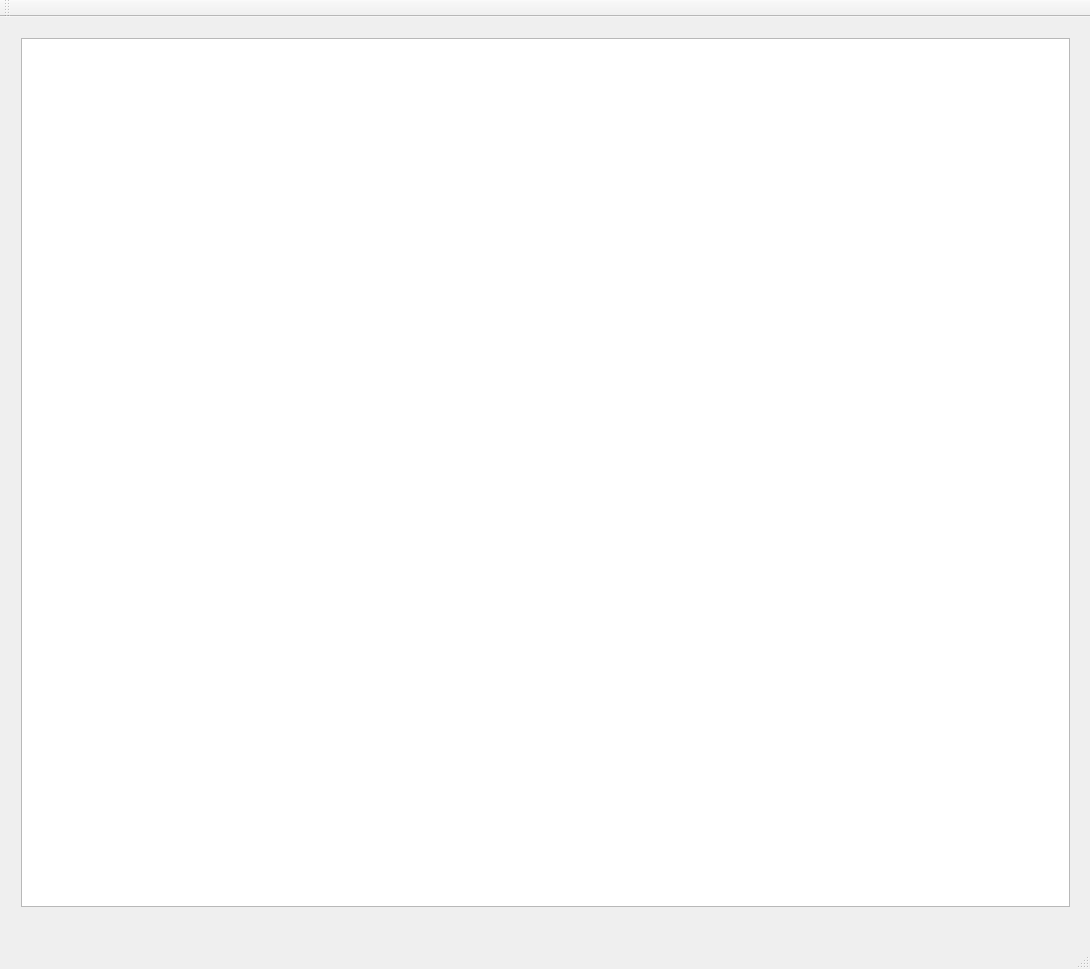
<?xml version="1.0" encoding="UTF-8"?>
<ui version="4.0">
 <class>MainWindow</class>
 <widget class="QMainWindow" name="MainWindow">
  <property name="geometry">
   <rect>
    <x>0</x>
    <y>0</y>
    <width>1090</width>
    <height>969</height>
   </rect>
  </property>
  <property name="windowTitle">
   <string>MainWindow</string>
  </property>
  <widget class="QWidget" name="centralWidget">
   <widget class="QWidget" name="horizontalLayoutWidget">
    <property name="geometry">
     <rect>
      <x>10</x>
      <y>10</y>
      <width>1071</width>
      <height>891</height>
     </rect>
    </property>
    <layout class="QHBoxLayout" name="horizontalLayout">
     <item>
      <widget class="QGraphicsView" name="Affichage"/>
     </item>
    </layout>
   </widget>
  </widget>
  <widget class="QMenuBar" name="menuBar">
   <property name="geometry">
    <rect>
     <x>0</x>
     <y>0</y>
     <width>1090</width>
     <height>27</height>
    </rect>
   </property>
  </widget>
  <widget class="QToolBar" name="mainToolBar">
   <attribute name="toolBarArea">
    <enum>TopToolBarArea</enum>
   </attribute>
   <attribute name="toolBarBreak">
    <bool>false</bool>
   </attribute>
  </widget>
  <widget class="QStatusBar" name="statusBar"/>
 </widget>
 <layoutdefault spacing="6" margin="11"/>
 <resources/>
 <connections/>
</ui>
